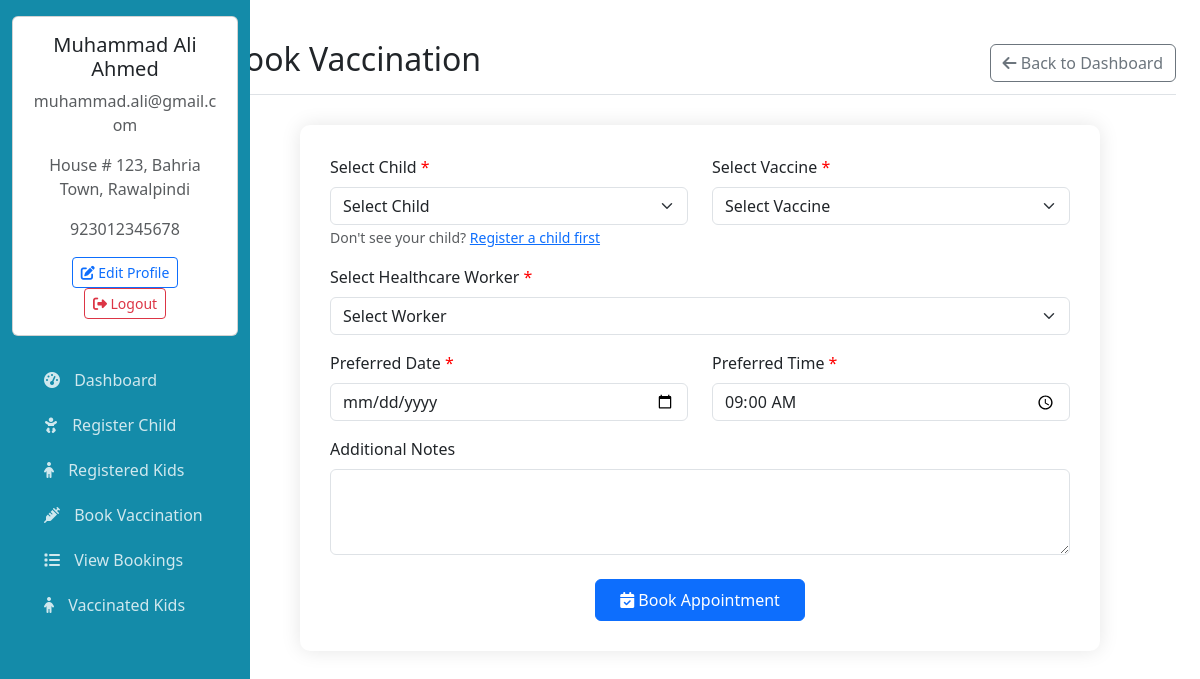
The app's page /book_vaccine.php (signed in) with its own data.
### tables this page shows
CREATE TABLE IF NOT EXISTS `users` (
  `id` int NOT NULL AUTO_INCREMENT,
  `firstname` varchar(50) NOT NULL,
  `lastname` varchar(50) NOT NULL,
  `email` varchar(100) NOT NULL,
  `phone` varchar(12) NOT NULL,
  `password` varchar(255) NOT NULL,
  `created_at` timestamp NULL DEFAULT CURRENT_TIMESTAMP,
  `address` varchar(255) DEFAULT NULL,
  `confirm_password` varchar(255) DEFAULT NULL,
  PRIMARY KEY (`id`),
  UNIQUE KEY `email` (`email`),
  UNIQUE KEY `phone` (`phone`)
);

### book_vaccine.php (the view, shortened to what this page needs)
<?php
require_once 'includes/db_connection.php';
$child_id = $vaccine_id = $worker_id = $preferred_date = $preferred_time = $admin_notes = '';
?>
<!DOCTYPE html>
<html lang="en">
<head>
</head>
<body>
    <div class="container-fluid mt-4">
        <div class="row">
            <?php include 'dashboard_sidebar.php' ?>
            <main class="col-md-10 ms-sm-auto col-lg-10 px-md-4">
                <div class="d-flex justify-content-between flex-wrap flex-md-nowrap align-items-center pt-3 pb-2 mb-3 border-bottom">
                    <h1 class="h2">Book Vaccination</h1>
                    <a href="dashboard.php" class="btn btn-outline-secondary">
                        <i class="fas fa-arrow-left"></i> Back to Dashboard
                    </a>
                </div>
                <div class="form-container">
                    <form method="POST">
                        <div class="row mb-3">
                            <div class="col-md-6">
                                <label class="form-label required">Select Child</label>
                                <select class="form-select" name="child_id" required>
                                    <option value="">Select Child</option>
                                </select>
                                <small class="text-muted">Don't see your child? <a href="add_child.php">Register a child first</a></small>
                            </div>
                            <div class="col-md-6">
                                <label class="form-label required">Select Vaccine</label>
                                <select class="form-select" name="vaccine_id" required>
                                    <option value="">Select Vaccine</option>
                                </select>
                            </div>
                        </div>
                        <div class="mb-3">
                                <label class="form-label required">Select Healthcare Worker</label>
                                <select class="form-select" name="worker_id" required>
                                    <option value="">Select Worker</option>
                                </select>
                        </div>
                        <div class="row mb-3">
                            <div class="col-md-6">
                                <label class="form-label required">Preferred Date</label>
                                <input type="date" class="form-control" name="preferred_date"
                                       min="<?= date('Y-m-d') ?>"
                                       value="<?= htmlspecialchars($preferred_date) ?>" required>
                            </div>
                            <div class="col-md-6">
                                <label class="form-label required">Preferred Time</label>
                                <input type="time" class="form-control" name="preferred_time"
                                       value="<?= htmlspecialchars($_POST['preferred_time'] ?? '09:00') ?>" required>
                            </div>
                        </div>
                        <div class="mb-3">
                            <label class="form-label">Additional Notes</label>
                            <textarea class="form-control" name="admin_notes" rows="3"> <?php htmlspecialchars($admin_notes) ?></textarea>
                        </div>
                        <div class="text-center mt-4">
                            <button type="submit" class="btn btn-primary px-4 py-2">
                                <i class="fas fa-calendar-check"></i> Book Appointment
                            </button>
                        </div>
                    </form>
                </div>
            </main>
        </div>
    </div>
</body>
</html>

### dashboard_sidebar.php (shortened to what this page needs)
<?php
require_once 'includes/db_connection.php';
$user_id = $_SESSION['user_id'];
$user_sql = "SELECT * FROM users WHERE id = '$user_id'";
$user_result = $connection->query($user_sql);
$user = $user_result->fetch_assoc();
?>
<!DOCTYPE html>
<html lang="en">
<head>
    <link rel="stylesheet" href="css/bootstrap.css">
    <link rel="stylesheet" href="css/bootstrap.min.css">
    <link rel="stylesheet" href="icons/bootstrap-icons.css">
    <link rel="stylesheet" href="https://cdnjs.cloudflare.com/ajax/libs/font-awesome/6.4.0/css/all.min.css">
</head>
<body>
    <button class="sidebar-toggle" id="sidebarToggle">
    </button>
    <div class="sidebar" id="sidebar">
        <div class="position-sticky pt-3">
            <div class="card dashboard-card mb-4">
                <div class="card-body text-center">
                    <h5><?= htmlspecialchars($user['firstname']) . ' ' . htmlspecialchars($user['lastname']) ?></h5>
                    <p class="text-muted"><?= htmlspecialchars($user['email']) ?></p>
                    <p class="text-muted"><?= htmlspecialchars($user['address']) ?></p>
                    <p class="text-muted"><?= htmlspecialchars($user['phone']) ?></p>
                    <a href="edit_profile.php" class="btn btn-sm btn-outline-primary">
                        <i class="fas fa-edit"></i> Edit Profile
                    </a>
                    <a href="logout.php" class="btn btn-sm btn-outline-danger">
                        <i class="fas fa-sign-out-alt"></i> Logout
                    </a>
                </div>
            </div>
            <ul class="nav flex-column px-3">
                <li class="nav-item">
                    <a href="dashboard.php" class="nav-link">
                        <i class="fas fa-tachometer-alt"></i> Dashboard
                    </a>
                </li>
                <li class="nav-item">
                    <a href="add_child.php" class="nav-link">
                        <i class="fas fa-baby"></i> Register Child
                    </a>
                </li>
                <li class="nav-item">
                    <a class="nav-link" href="registered_kids.php">
                        <i class="fas fa-child"></i> Registered Kids
                    </a>
                </li>
                <li class="nav-item">
                    <a href="book_vaccine.php" class="nav-link">
                        <i class="fas fa-syringe"></i> Book Vaccination
                    </a>
                </li>
                <li class="nav-item">
                    <a href="view_bookings.php" class="nav-link">
                        <i class="fas fa-list"></i> View Bookings
                    </a>
                </li>
                <li class="nav-item">
                    <a class="nav-link" href="vaccinated_childs.php">
                    <i class="fas fa-child"></i> Vaccinated Kids
                    </a>
                </li>
            </ul>
        </div>
    </div>
</body>
</html>

### book_vaccine.php (style rules this page uses)
.form-container { max-width: 800px; margin: 30px auto; padding: 30px; border-radius: 10px; box-shadow: 0 0 20px rgba(0,0,0,0.1); background: white; }
.required:after { content: " *"; color: red; }

### dashboard_sidebar.php (style rules this page uses)
:root { --primary-color: #148ba9; --secondary-color: #f8f9fa; }
.sidebar { background: var(--primary-color); min-height: 100vh; height: 100%; left: 0; top: 0; color: white; position: fixed; width: 250px; transition: all 0.3s; z-index: 1000; overflow-y: auto; }
.sidebar .nav-link { color: rgba(255, 255, 255, 0.8); border-radius: 5px; margin-bottom: 5px; }
.sidebar .nav-link i { margin-right: 10px; }
.sidebar-toggle { position: fixed; top: 15px; left: 15px; z-index: 1000; background: transparent; border: none; font-size: 1.5rem; cursor: pointer; padding: 5px 10px; width: auto; }

### records on screen
users: firstname "Muhammad", lastname "Ali Ahmed", email "muhammad.ali@gmail.com", address "House # 123, Bahria Town, Rawalpindi", phone "923012345678"
